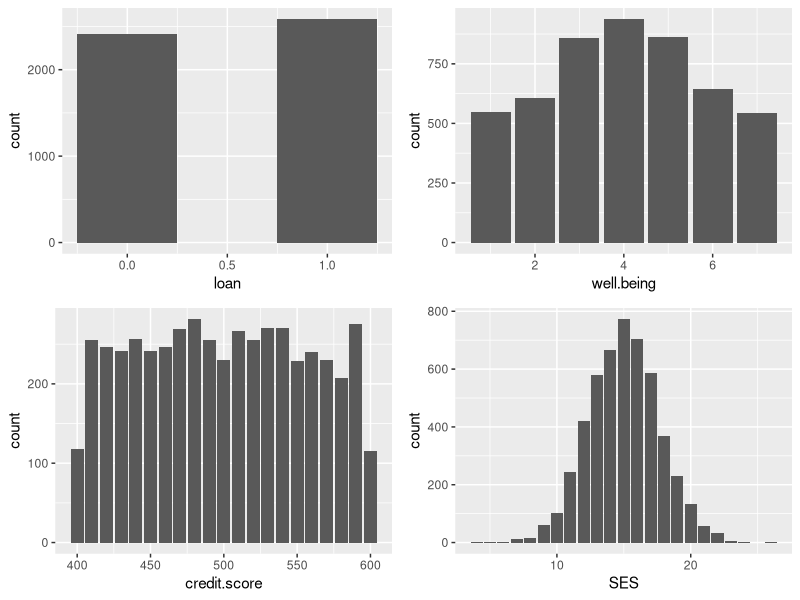
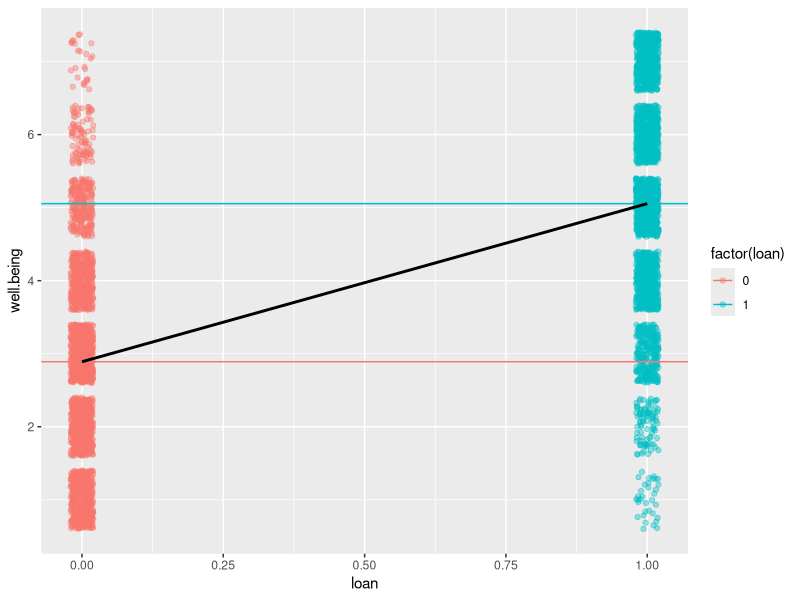
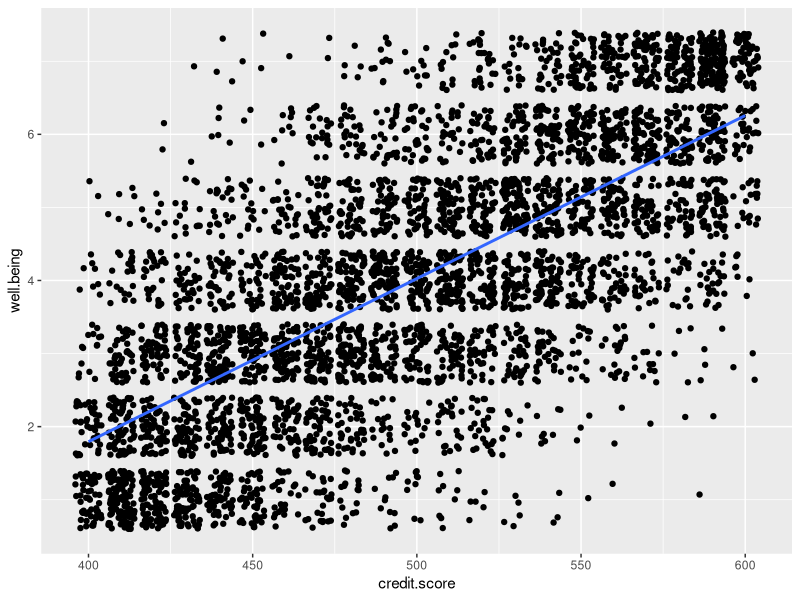
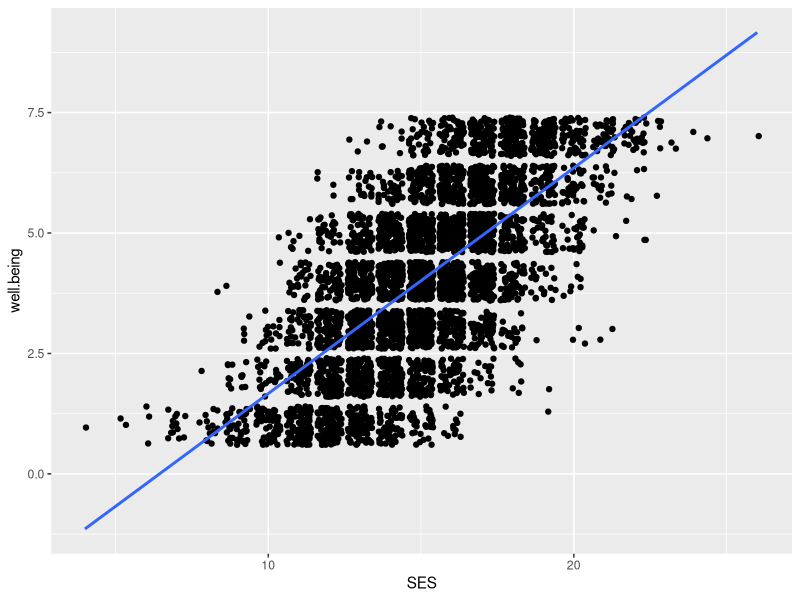
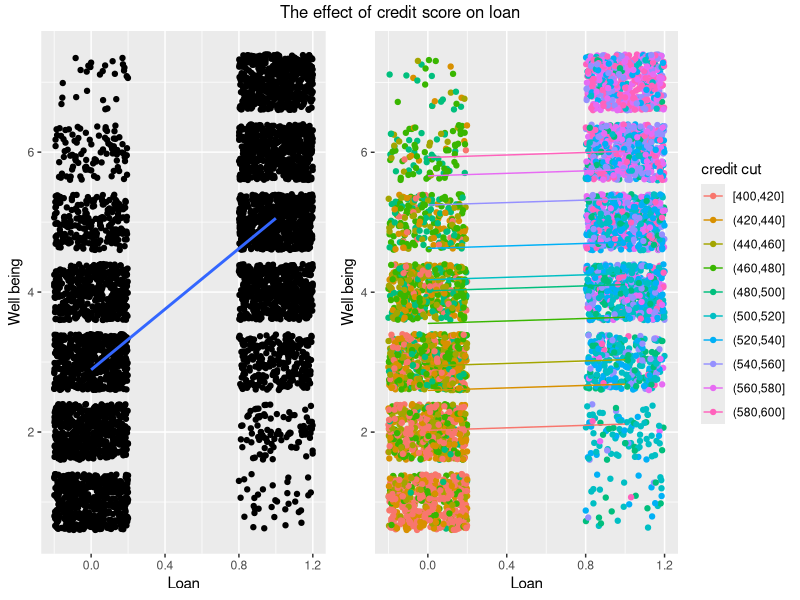
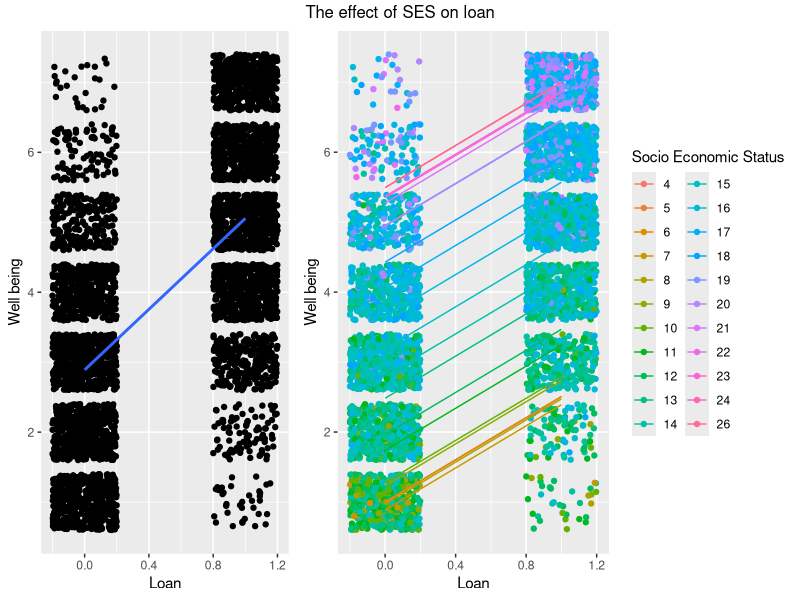
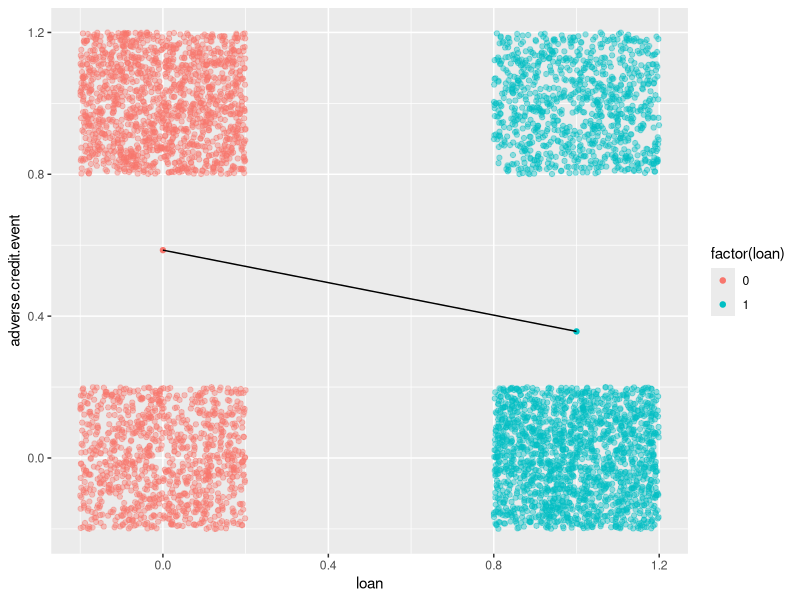
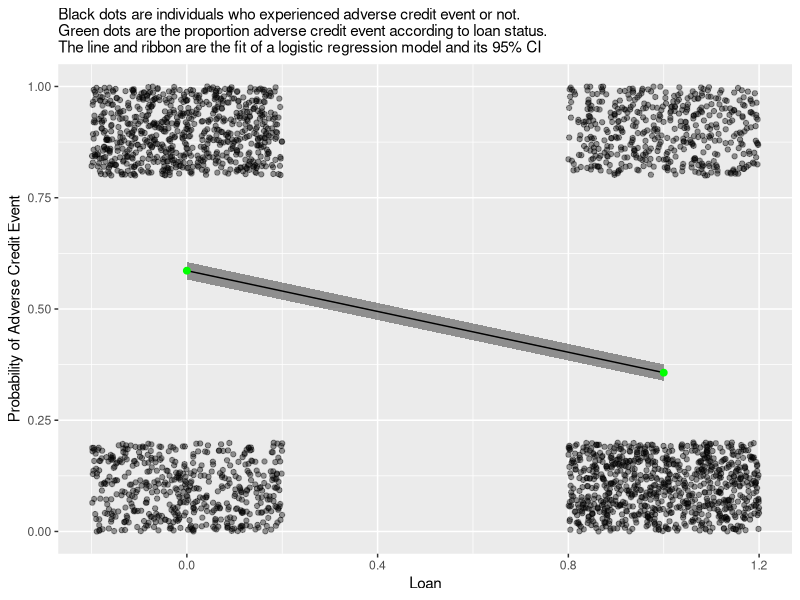

Write R code to recreate these figures, in order. (Note: this script raises an error after producing the figures.)
## ---- chunk 1
library(tidyverse)
library(emmeans)
library(gridExtra)
library(grid)
options(width=100)
## ---- chunk 2
payday <- read_csv("payday.csv")
glimpse(payday)
## ---- chunk 3
grid.arrange(ggplot(payday, aes(x=loan)) + geom_bar(width=0.5),
             ggplot(payday, aes(x=well.being)) + geom_bar(),
             ggplot(payday, aes(x=credit.score)) + geom_bar(),
             ggplot(payday, aes(x=SES)) + geom_bar()
)
## ---- chunk 4
mean.wellbeing.loan <- payday %>% group_by(loan) %>% summarize(mean.well = mean(well.being))

ggplot(payday, aes(x=loan, y=well.being)) + geom_jitter(width = 0.02, alpha = 0.4, aes(col = factor(loan))) + geom_hline(data = mean.wellbeing.loan, aes(yintercept = mean.well, col = factor(loan))) + geom_smooth(data = payday, mapping = aes(x=loan, y=well.being), method = "lm", se=FALSE, col ="black")

ggplot(payday, aes(x=credit.score, y=well.being)) + geom_jitter() + geom_smooth(method = "lm", se=FALSE)

ggplot(payday, aes(x=SES, y=well.being)) + geom_jitter() + geom_smooth(method = "lm", se=FALSE)
## ---- chunk 5
m.wellbeing.loan <- lm(well.being ~ loan, data = payday)
m.wellbeing.credit <- lm(well.being ~ credit.score, data = payday)
m.wellbeing.loan.credit <- lm(well.being ~ credit.score + loan, data = payday)
m.wellbeing.loan.credit.SES <- lm(well.being ~ credit.score + loan + SES, data = payday)
m.wellbeing.loan.SES <- lm(well.being ~ SES + loan, data = payday)
m.wellbeing.loan.SES.combo <- lm(well.being ~ SES * loan, data = payday)

summary(m.wellbeing.loan)
summary(m.wellbeing.loan.credit)

summary(m.wellbeing.credit)
summary(m.wellbeing.loan.credit)
summary(m.wellbeing.loan.credit.SES)
summary(m.wellbeing.loan.SES)

summary(m.wellbeing.loan.SES.combo)
#the product of SES and loan is not significant impact on the prediction -> MEANINGLESS!

## ---- chunk 6
cbind(coefficient=coef(m.wellbeing.loan), confint(m.wellbeing.loan))
cbind(coefficient=coef(m.wellbeing.credit), confint(m.wellbeing.credit))
cbind(coefficient=coef(m.wellbeing.loan.credit), confint(m.wellbeing.loan.credit))
cbind(coefficient=coef(m.wellbeing.loan.SES), confint(m.wellbeing.loan.SES))
cbind(coefficient=coef(m.wellbeing.loan.SES.combo), confint(m.wellbeing.loan.SES.combo))

m.wellbeing.loan.emm <- summary(emmeans(m.wellbeing.loan, ~loan))
m.wellbeing.credit.emm <- summary(emmeans(m.wellbeing.credit, ~credit.score))
m.wellbeing.loan.credit.emm <- summary(emmeans(m.wellbeing.loan.credit, ~ credit.score + loan))
m.wellbeing.loan.SES.emm <- summary(emmeans(m.wellbeing.loan.SES, ~ SES + loan))
#loan emmean (0 = 2.89 / 1 = 5.05) VS loan.credit emmean (0 = 4.09 / 1 = 3.94)
#loan.credit model is wrong due to the multicollinearity
#loan.SES model explains OK? (0 = 3.23 / 1 = 4.74)

anova(m.wellbeing.loan)
anova(m.wellbeing.credit)
anova(m.wellbeing.loan.credit)
anova(m.wellbeing.loan.SES)
anova(m.wellbeing.loan.credit.SES)
anova(m.wellbeing.loan.SES.combo)

drop1(m.wellbeing.loan.credit, test="F")
## ---- chunk 7
round(cor(payday[,c("credit.score", "loan", "SES")]), digits = 1)^2

#there is strong positive correlation (r2 = 0.81) between credit.score and loan -> becuz ppl who have credit of 500 or over received loan
## ---- chunk 8
#graph showing the effect of credit.score on loan
credit.deciles <- quantile(pull(payday, credit.score), seq(0,1,.1))
payday.creditcut <- payday %>% mutate(credit.cut = cut(credit.score, breaks=credit.deciles, include.lowest=TRUE))
payday.by.credit.cut.loan <- payday.creditcut %>% group_by(credit.cut,loan) %>% summarise(mean.wellbeing=mean(well.being), mean.credit=mean(credit.score))

m.wellbeing.loan.credit.cut <- lm(well.being ~ credit.cut + loan, data=payday.creditcut)
m.wellbeing.loan.credit.cut.emm <- summary(emmeans(m.wellbeing.loan.credit.cut, ~credit.cut + loan))

grid.arrange(
	ggplot(payday.creditcut, aes(y=well.being, x=loan)) + geom_jitter(width = 0.2) + geom_smooth(method = "lm", se=FALSE) + labs(x= "Loan", y="Well being"),
	ggplot(payday.creditcut, aes(y=well.being, x=loan, col=credit.cut)) + geom_jitter(width = 0.2) + geom_line(data=m.wellbeing.loan.credit.cut.emm, aes(y=emmean, x=loan, col=credit.cut)) + guides(col=guide_legend(title="credit cut")) + labs(x= "Loan", y="Well being"),
	ncol=2 , widths=c(1,1.4), top = "The effect of credit score on loan"
)
## ---- chunk 9
#graph showing the effect of SES on loan
credit.deciles <- quantile(pull(payday, credit.score), seq(0,1,.1))
payday.creditcut <- payday %>% mutate(credit.cut = cut(credit.score, breaks=credit.deciles, include.lowest=TRUE))

m.wellbeing.loan.SES.factor <- lm(well.being ~ factor(SES) + loan, data=payday.creditcut)
m.wellbeing.loan.SES.factor.emm <- summary(emmeans(m.wellbeing.loan.SES.factor, ~ factor(SES) + loan))

grid.arrange(
	ggplot(payday, aes(y=well.being, x=loan)) + geom_jitter(width = 0.2) + geom_smooth(method = "lm", se=FALSE) + labs(x= "Loan", y="Well being"),
	ggplot(payday, aes(y=well.being, x=loan, col=factor(SES))) + geom_jitter(width = 0.2) + geom_line(data=m.wellbeing.loan.SES.factor.emm, aes(y=emmean, x=loan, col=factor(SES))) + guides(col=guide_legend(title="Socio Economic Status")) + labs(x= "Loan", y="Well being"),
	ncol=2 , widths=c(1,1.7), top = "The effect of SES on loan"
)
## ---- chunk 10
mean.adverse.loan <- payday %>% group_by(loan) %>% summarize(mean.adverse = mean(adverse.credit.event))

ggplot(payday, aes(x=loan, y=adverse.credit.event, col = factor(loan))) + geom_jitter(alpha = 0.4, width = 0.2, height = 0.2) + geom_point(data = mean.adverse.loan, aes(x=loan, y=mean.adverse, col = factor(loan))) + geom_line(data = mean.adverse.loan, aes(x=loan, y=mean.adverse), col = "black")
## ---- chunk 11
m.adverse.by.loan.binom <- glm(adverse.credit.event~loan, family=binomial, data=payday)
summary(m.adverse.by.loan.binom)

cbind(coef(m.adverse.by.loan.binom),confint(m.adverse.by.loan.binom))

m.adverse.by.loan.binom.emm <- summary(emmeans(m.adverse.by.loan.binom, ~loan, type="response"))
## ---- chunk 12
ggplot(m.adverse.by.loan.binom.emm, aes(x=loan, y=prob, ymin=asymp.LCL, ymax=asymp.UCL)) + 
    geom_ribbon(alpha=0.5) + geom_line() + 
    geom_jitter(data=payday, mapping=aes(y=adverse.credit.event, x=loan, ymin=NULL, ymax=NULL), alpha = 0.4, width = 0.2, height = 0.2) + 
    geom_point(data=mean.adverse.loan, mapping=aes(y=mean.adverse, x=loan, ymin=NULL, ymax=NULL), col="green", size=2) +
    labs(x="Loan", y="Probability of Adverse Credit Event", subtitle="Black dots are individuals who experienced adverse credit event or not.\nGreen dots are the proportion adverse credit event according to loan status.\nThe line and ribbon are the fit of a logistic regression model and its 95% CI") + 
    ylim(0,1)
## ---- chunk 13
Age.deciles <- quantile(titanic$Age, probs=seq(0,1,0.1))
titanic <- titanic %>% mutate(Age.Decile=cut(Age, breaks=Age.deciles, include.lowest=TRUE))
titanic.by.age.sex <- titanic %>% group_by(Age.Decile,Sex) %>% summarise(Proportion.Survived=mean(Survived), decile.mean.age=mean(Age))

ggplot(summary(m.titanic.by.age.sex.binom.emm), aes(x=Age, col=Sex, fill=Sex, y=prob, ymin=asymp.LCL, ymax=asymp.UCL)) + 
    geom_ribbon(alpha=0.5) + geom_line() + 
    geom_jitter(data=titanic, mapping=aes(y=Survived, x=Age, col=Sex, ymin=NULL, ymax=NULL), height=0.04, width=0, alpha=0.5) + 
    geom_point(data=titanic.by.age.sex, mapping=aes(y=Proportion.Survived, x=decile.mean.age, col=Sex, ymin=NULL, ymax=NULL), size=2, shape=3) +
    labs(x="Age / Years", y="Probability of Survival", subtitle="Dots are individuals who survive or die.\n+s are the proportion surviving in each age decile.\nThe line and ribbon are the fit of a logistic regression model and its 95% CI") + 
    ylim(-0.05,1.05)
